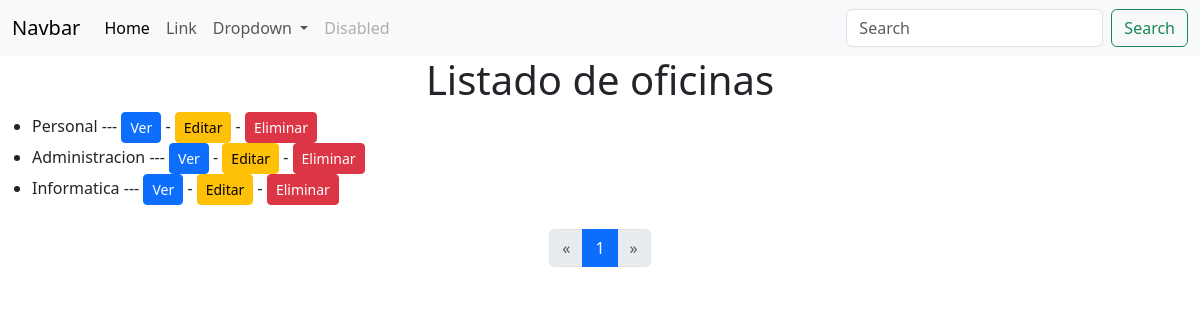
/oficina/lista/ (signed in), run on the app's committed database.
### oficina/models.py (models this page shows, shortened)
class Oficina(models.Model):
    nombre = models.CharField(verbose_name="Nombre de la oficina", max_length=50, unique=True)
    nombre_corto = models.SlugField(verbose_name="Id Corto", max_length=10, unique=True, help_text="Identificador corto y unico para la oficina")
    validators = [validate_nombre_corto]
    class Meta:
        verbose_name = 'Oficina'
        verbose_name_plural = 'Oficinas'

### oficina/views.py (the view)
class OficinaListView(LoginRequiredMixin, ListView):
    model = Oficina
    template_name = "oficina/lista.html"
    context_object_name = "oficinas"
    paginate_by = 5

### templates/oficina/lista.html (shortened to what this page needs)
{% extends 'base.html' %}
{% block content %}
<center><h1>Listado de oficinas</h1></center>
    {% if oficinas %}
        <ul>
            {% for oficina in oficinas %}
                <span>
                    <li>
                        {{oficina.nombre}} ---
                        <a href="{% url 'oficina:detalle' oficina.id %}"class="btn btn-sm btn-primary">Ver</a> -
                        <a href="{% url 'oficina:editar' oficina.id %}" class="btn btn-sm btn-warning">Editar</a> -
                        <a href="{% url 'oficina:eliminar' oficina.id %}" class="btn btn-sm btn-danger">Eliminar</a>
                    </li>
                </span>
            {% endfor %}
        </ul>
        {% include 'paginator.html' %}
    {% else %}
        <p>No hay oficinas registradas.</p>
    {% endif %}
{% endblock content %}

### data on the page
Oficina: nombre "Personal"
Oficina: nombre "Administracion"
Oficina: nombre "Informatica"

### other printed values
{{ num }} "1"
